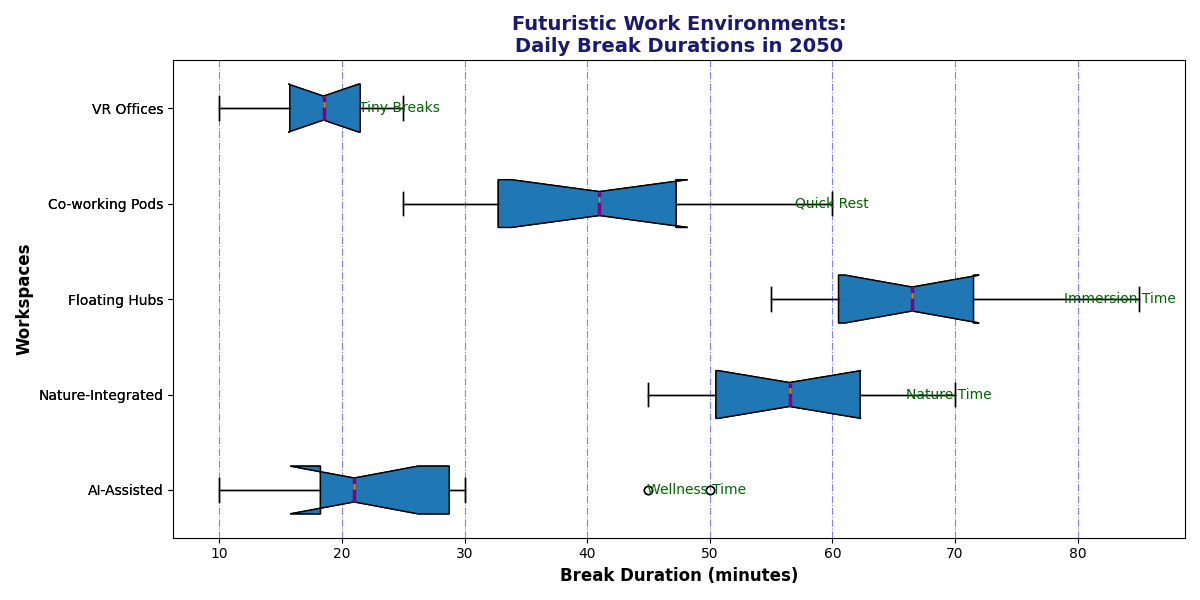

Source code (Python):
import matplotlib.pyplot as plt

workspaces = ['AI-Assisted', 'Nature-Integrated', 'Floating Hubs', 'Co-working Pods', 'VR Offices']

break_durations = [
    [10, 22, 25, 18, 20, 15, 19, 30, 50, 45],
    [65, 58, 60, 48, 55, 70, 52, 45, 63, 50],
    [72, 85, 60, 68, 70, 65, 58, 55, 62, 80],
    [45, 40, 32, 30, 25, 55, 35, 48, 60, 42],
    [18, 15, 23, 12, 20, 19, 22, 10, 25, 18],
]

fig, ax = plt.subplots(figsize=(12, 6))
ax.boxplot(break_durations, vert=False, patch_artist=True, labels=workspaces, notch=True)

colors = ['#FFCC99', '#FFD700', '#99FF99', '#66B3FF', '#FF9999']
for patch, color in zip(ax.artists, colors):
    patch.set_facecolor(color)

ax.xaxis.grid(True, linestyle='-.', which='major', color='blue', alpha=0.5)

plt.title('Futuristic Work Environments:\nDaily Break Durations in 2050', fontsize=14, fontweight='bold', color='midnightblue')
plt.xlabel('Break Duration (minutes)', fontsize=12, fontweight='bold')
plt.ylabel('Workspaces', fontsize=12, fontweight='bold')

annotations = ["Wellness Time", "Nature Time", "Immersion Time", "Quick Rest", "Tiny Breaks"]
for i, annotation in enumerate(annotations):
    ax.text(max(break_durations[i]) + 3, i + 1, annotation, va='center', ha='right', fontsize=10, color='darkgreen')

medianprops = dict(linestyle='--', linewidth=2.5, color='purple')
ax.boxplot(break_durations, vert=False, patch_artist=True, labels=workspaces, notch=True, medianprops=medianprops)

plt.tight_layout()
plt.show()
